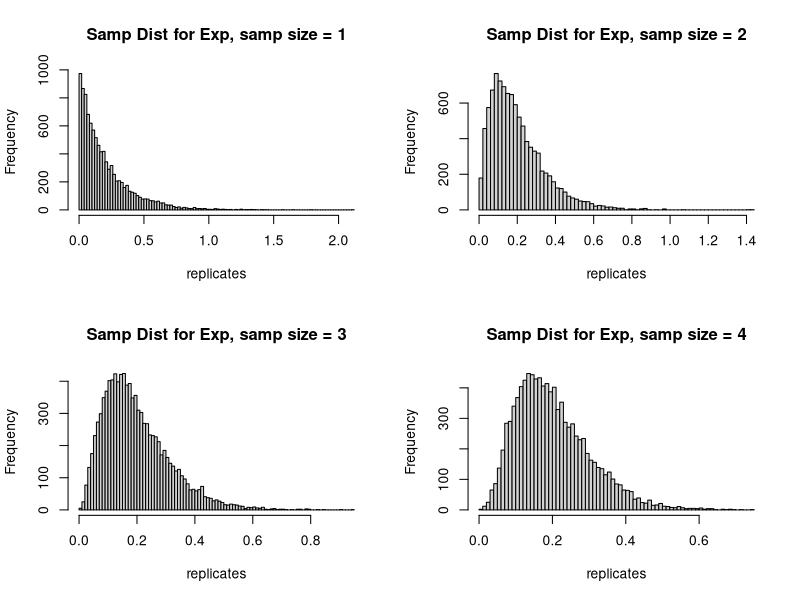
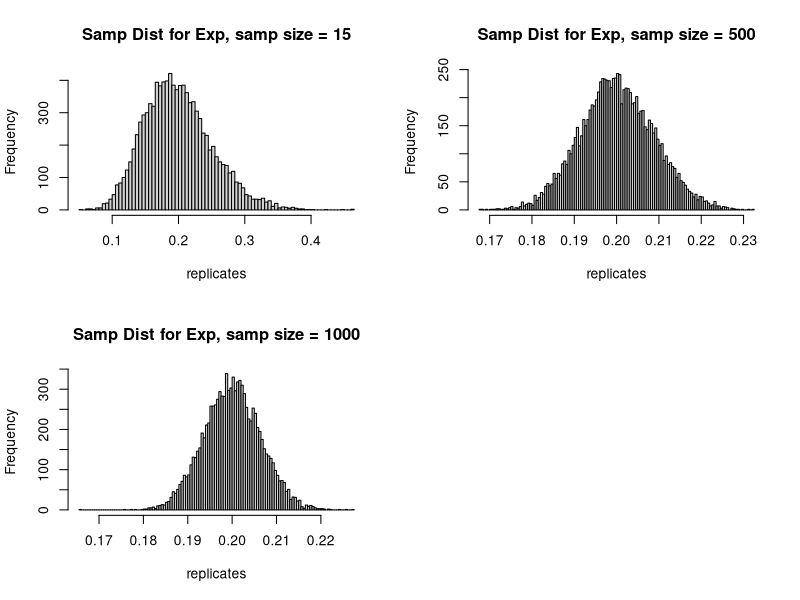
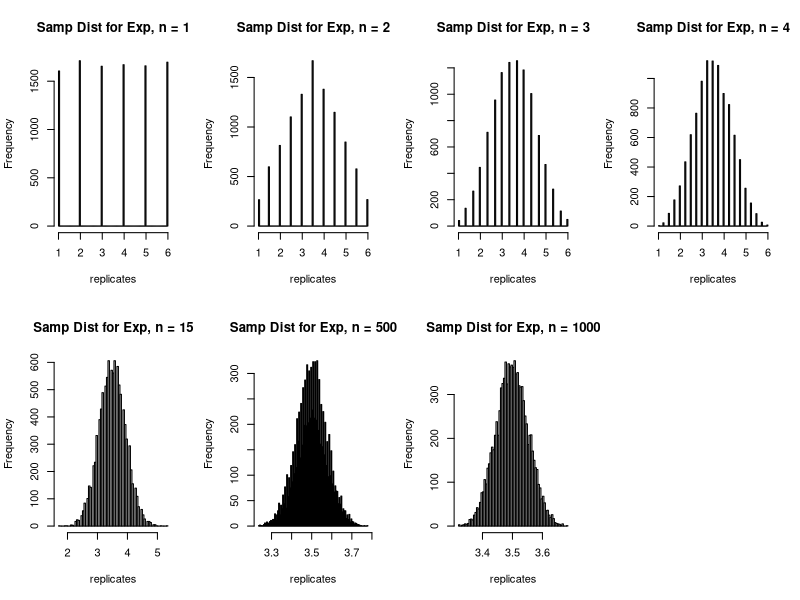
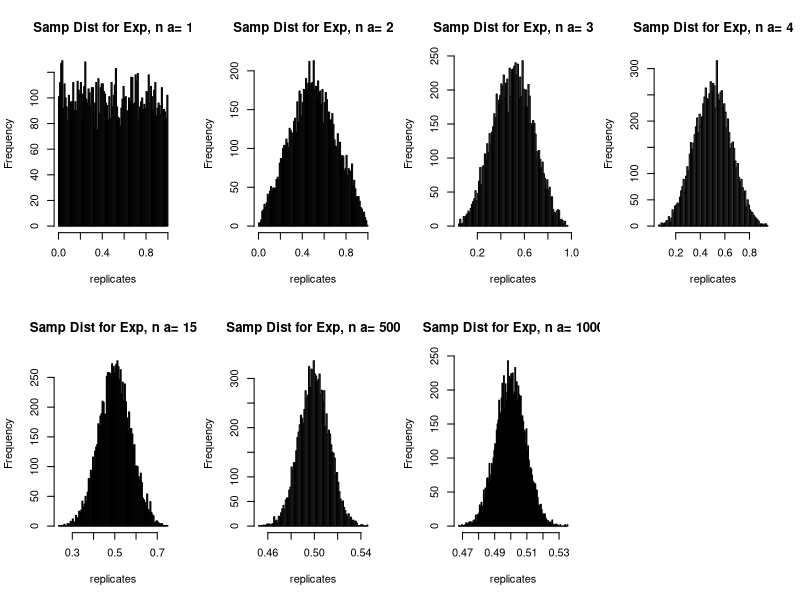

Reproduce these figures in R, in order. (Note: this script raises an error after producing the figures.)
## ---- chunk 1
sample(c(1,2,3,4,5,6), 1) + sample(c(1,2,3,4,5,6), 1)
## ---- chunk 2
n <- 10000
sum_die <- replicate(n, sum(sample.int(6, 2, replace = TRUE)))
print(sum_die)
## ---- chunk 3
frequencies <- table(sum_die) / 10000
print(frequencies)
## ---- chunk 4
frequencies[names(frequencies) == 4]
# The theoretical value for P(sum = 4) obtained from the homework is 1/12. 
# The empirical probabilities obtained match that closely - it is usually within
# .010
## ---- chunk 5
#define the function 'exactly_one_cell'sds
#takes input number of cells,
exactly_one_cell <- function(n) {
  num_filled_cells = length(unique(sample.int(n, n, replace = TRUE)))
  if (num_filled_cells == n-1){
    return(TRUE)
  }
  return(FALSE)
}
## ---- chunk 6
n <- 3
#balls_to_cell_exp <- replicate(100000, exactly_one_cell(n))
#mean(balls_to_cell_exp)
theoretical_value <- choose(n, 2)*factorial(n)/(n^n)
theoretical_value
## ---- chunk 7
exp_run_times = 1000
print("Check this")
for(n in c(3, 6, 9, 15)) {
  successes = sum(replicate(exp_run_times, exactly_one_cell(n)))/exp_run_times
  theoretical_value <- choose(n, 2)*factorial(n)/(n^n)
  print(abs(successes - theoretical_value))
}
# Upon repeated runs of this code, the difference in theoretical value
# and the experimental value are close. The most it tends to differ by is 0.01
## ---- chunk 8
  samp_sizes  <- c(1, 2, 3, 4, 15, 500, 1000)
  
  par(mfrow=c(2,2))
  for(size in samp_sizes){
    replicates <- replicate(10000, {
      mean(rexp(size, rate = 5))
    })
    hist(replicates, breaks = 100,
         main = paste("Samp Dist for Exp, samp size =", size ))
  }
  # As the sample size increases, the sampling distribution of the sample mean
  # becomes more normal.
## ---- chunk 9
disc_samp = function(n){
  return( sample.int(6, n, replace = TRUE) )
}
## ---- chunk 10
samp_sizes  <- c(1, 2, 3, 4, 15, 500, 1000)

par(mfrow=c(2,4))
for(size in samp_sizes){
  replicates <- replicate(10000, {
    mean(disc_samp(size))
  })
  hist(replicates, breaks = 100,
       main = paste("Samp Dist for Exp, n =", size ))
}
# As the sample size increases, the sampling distribution of the sample mean
# becomes more normal.
## ---- chunk 11
cont_uni_samp = function(n){
  return( runif(n, 0, 1))
}
## ---- chunk 12
samp_sizes  <- c(1, 2, 3, 4, 15, 500, 1000)

par(mfrow=c(2,4))
for(size in samp_sizes){
  replicates <- replicate(10000, {
    mean(cont_uni_samp(size))
  })
  hist(replicates, breaks = 100,
       main = paste("Samp Dist for Exp, n a=", size ))
}
# As the sample size increases, the sampling distribution of the sample mean
# becomes more normal.
## ---- chunk 13
samp_mean_square = function(x){
  return( mean(x) ^ 2   )
}
## ---- chunk 14
n = 15
mu = 5
sd = 1.5
repls = 10000
true_mean_squared  = 5 ^ 2
values = replicate(repls, samp_mean_square(rnorm(n, mean=mu, sd=sd)))
var_emp = var(values)
bias_emp = mean(values) - true_mean_squared
print("Check this")
print(paste("Var_emp: ", var_emp))
print(paste("Bias_emp: ", bias_emp))
## ---- chunk 15
print(var_emp + (bias_emp ^ 2) )
MSE_emp = sum( (values - true_mean_squared) ^ 2 )  / repls
print("Check this")
print(MSE_emp)
## ---- chunk 16
mean_estimate_two_samps <- function(delta){
  samp1 <- rnorm(10, mean = 2, sd = 3)
  samp2 <- rnorm(20, mean = 2, sd = 6)
  return(delta*mean(samp1) + (1-delta)*mean(samp2))
}
## ---- chunk 17
B <- 100000
means <- replicate(B,mean_estimate_two_samps(3/4))
## ---- chunk 18
mean(means)
var(means)
## ---- chunk 19
delta <- 3/4

var <- delta^2*(3^2)/10 + (1-delta)^2*(8^2)/20
var
## ---- chunk 20
n <- 100000
opt_delta = (36 / 20) / ( (9/10) + (36 / 20) )
print(opt_delta)
means <- replicate(n,mean_estimate_two_samps(opt_delta))
var(means)
var <- opt_delta^2*(3^2)/10 + (1-opt_delta)^2*(6^2)/20
print("Check this")
var
## ---- chunk 21
n = 10000
dev.off(dev.list()["RStudioGD"]) 
x_axis = seq(-5, 5, length = 1000)
plot( x_axis, dnorm(x_axis), 
      type = "l", col = "red",
      xlab = "Values", ylab = "Frequency")
abline(v=qnorm(0.025), col="red")
abline(v=qnorm(1 - 0.025), col="red")
## ---- chunk 22
degs_freedom = c(2, 3, 4, 6, 9, 30)
colors = c("black", "purple", "blue", "green", "yellow", "orange")
color_index = 1
#plot.new()
for (df in degs_freedom){
  lines(x_axis, dt(x_axis, df), col = colors[color_index]) 
  abline(v=qt(0.025, df = df), col=colors[color_index])
  abline(v=qt(1 - 0.025, df = df), col=colors[color_index])
  color_index = color_index + 1
}
## ---- chunk 23
n = 10000

x_axis = seq(0, 75, length = 1000)
plot( x_axis, dchisq(x_axis, df = 2), 
      type = "l", col = "red",
      xlab = "Values", ylab = "Frequency"  ,)

degs_freedom = c(3, 4, 6, 9, 30, 40)
colors = c("orange", "yellow", "green", "blue", "purple", "black")
color_index = 1
for (df in degs_freedom){
  lines(x_axis, dchisq(x_axis, df), col = colors[color_index]) 
  color_index = color_index + 1
}
